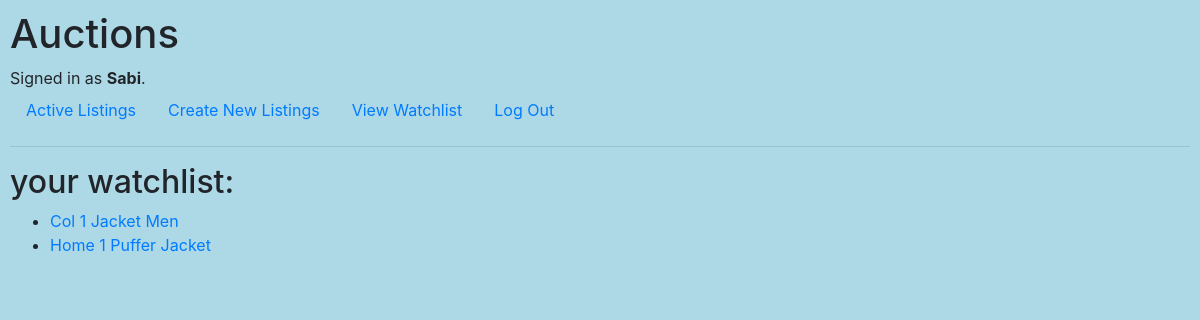
/watchlist (signed in), run on an earlier commit of the app's database.
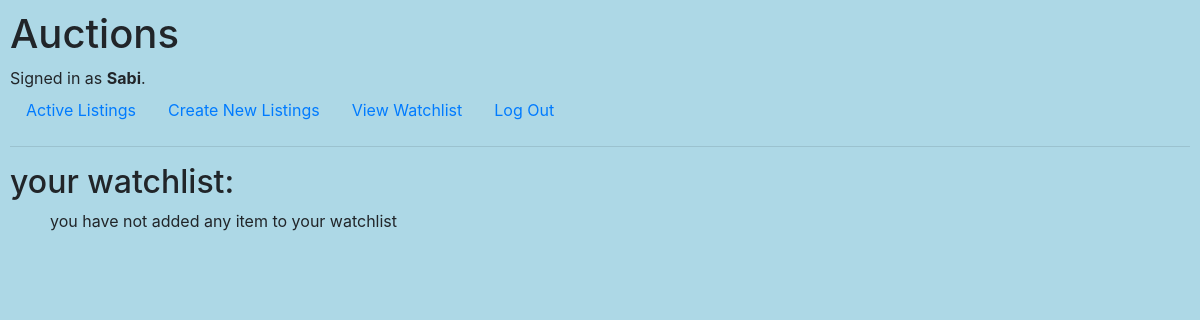
And on a later commit of the database.
### auctions/models.py (models this page shows)
class Watchlist(models.Model):
    user_id = models.ForeignKey(User, on_delete=models.CASCADE)
    listing_id = models.ForeignKey(Listings, on_delete=models.CASCADE)

class Listings(models.Model):
    CATEGORIES = [
        ('tech', 'Technology'),
        ('clothing', 'Clothing'),
        ('house_hold_items', 'House hold items'),
        ('toys', 'Toys'),
        ('vehicle', 'Vehicles'),
        ('no_category', 'No specific category')
    ]
    item_name = models.CharField(max_length=60)
    item_des = models.TextField(max_length=300)
    item_price = models.FloatField()
    item_image = models.ImageField(upload_to="item_images/", null=True)
    user_id = models.ForeignKey(User, on_delete=models.CASCADE)
    created_at = models.DateTimeField(auto_now_add=True)
    is_closed = models.BooleanField(default=False)
    category = models.CharField(max_length=40, choices=CATEGORIES, default="no_category")
    def __str__(self):
        return f"{self.item_name}"

### auctions/views.py (the view, shortened to what this page needs)
# urls.py: path("watchlist", views.watchlist, name="watchlist"),
def watchlist(request):
    if request.method == "GET":
        return render(request, "auctions/watchlist.html", {
            "watchlist": Watchlist.objects.filter(user_id = request.user),
            "Listings" : Listings.objects.all()
        })

### auctions/templates/auctions/watchlist.html
{% extends "auctions/layout.html" %}
{% block body %}
    <h2>your watchlist:</h2>
    <ul>
        {% for watch in watchlist %}
        <li><a href="{% url 'listing' watch.listing_id.pk %}">{{watch.listing_id}}</a></li>
        {% empty %}
        <p>you have not added any item to your watchlist</p>
        {% endfor %}
    </ul>
{% endblock %}

What changed in the data, as far as the page shows it:
removed Watchlist: listing_id "Col 1 Jacket Men"
removed Watchlist: listing_id "Home 1 Puffer Jacket"
Also different on the page:
text now shown: "you have not added any item to your watchlist"
